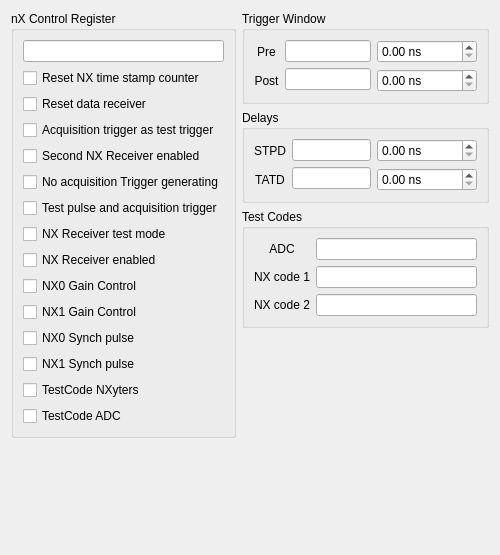
<?xml version="1.0" encoding="UTF-8"?>
<ui version="4.0">
 <class>GeneralNyxorWidget</class>
 <widget class="QWidget" name="GeneralNyxorWidget">
  <property name="geometry">
   <rect>
    <x>0</x>
    <y>0</y>
    <width>500</width>
    <height>555</height>
   </rect>
  </property>
  <property name="windowTitle">
   <string>Form</string>
  </property>
  <layout class="QGridLayout" name="gridLayout_5">
   <item row="0" column="0">
    <layout class="QVBoxLayout" name="verticalLayout_10">
     <item>
      <widget class="QGroupBox" name="nXControlRegistergroupBox">
       <property name="title">
        <string>nX Control Register</string>
       </property>
       <layout class="QGridLayout" name="gridLayout">
        <property name="topMargin">
         <number>9</number>
        </property>
        <property name="bottomMargin">
         <number>9</number>
        </property>
        <item row="0" column="0">
         <widget class="QLineEdit" name="nxControlEdit">
          <property name="toolTip">
           <string>nXyter Control Register value, below the bits are shown</string>
          </property>
         </widget>
        </item>
        <item row="1" column="0">
         <widget class="QCheckBox" name="nXTS_RSTBox">
          <property name="toolTip">
           <string> reset for nXyter time stamp counter</string>
          </property>
          <property name="text">
           <string>Reset NX time stamp counter</string>
          </property>
         </widget>
        </item>
        <item row="2" column="0">
         <widget class="QCheckBox" name="RnXRecBox">
          <property name="toolTip">
           <string> Reset of data receiver (only for testing)</string>
          </property>
          <property name="text">
           <string>Reset data receiver</string>
          </property>
         </widget>
        </item>
        <item row="3" column="0">
         <widget class="QCheckBox" name="EnAcqTasTTBox">
          <property name="toolTip">
           <string> Enabling of Acquisition Trigger as Test Trigger.</string>
          </property>
          <property name="text">
           <string>Acquisition trigger as test trigger</string>
          </property>
         </widget>
        </item>
        <item row="4" column="0">
         <widget class="QCheckBox" name="EnSnXRecBox">
          <property name="toolTip">
           <string>Enabling of the second nXyter’s Receiver</string>
          </property>
          <property name="text">
           <string>Second NX Receiver enabled</string>
          </property>
         </widget>
        </item>
        <item row="5" column="0">
         <widget class="QCheckBox" name="EnNAcqGBox">
          <property name="toolTip">
           <string> Not Acquisition Trigger generating.</string>
          </property>
          <property name="text">
           <string>No acquisition Trigger generating</string>
          </property>
         </widget>
        </item>
        <item row="6" column="0">
         <widget class="QCheckBox" name="EnTPAcqGBox">
          <property name="toolTip">
           <string> Test Pulse and Acquisition Trigger generating</string>
          </property>
          <property name="text">
           <string>Test pulse and acquisition trigger</string>
          </property>
         </widget>
        </item>
        <item row="7" column="0">
         <widget class="QCheckBox" name="EnRinTMBox">
          <property name="toolTip">
           <string> Enabling of nXyter’s receiver in test mode.</string>
          </property>
          <property name="text">
           <string>NX Receiver test mode</string>
          </property>
         </widget>
        </item>
        <item row="8" column="0">
         <widget class="QCheckBox" name="EnXRBox">
          <property name="toolTip">
           <string>Enable of nXyter’s receiver core.</string>
          </property>
          <property name="text">
           <string>NX Receiver enabled</string>
          </property>
         </widget>
        </item>
        <item row="9" column="0">
         <widget class="QCheckBox" name="GCtrlnx1Box">
          <property name="toolTip">
           <string> Gain control for nXyter 1</string>
          </property>
          <property name="text">
           <string>NX0 Gain Control</string>
          </property>
         </widget>
        </item>
        <item row="10" column="0">
         <widget class="QCheckBox" name="GCtrlnx2Box">
          <property name="toolTip">
           <string>Gain control for nXyter 2.</string>
          </property>
          <property name="text">
           <string>NX1 Gain Control</string>
          </property>
         </widget>
        </item>
        <item row="11" column="0">
         <widget class="QCheckBox" name="ESPulsenX1Box">
          <property name="toolTip">
           <string> Eabling of synch pulse for nXyter 1</string>
          </property>
          <property name="text">
           <string>NX0 Synch pulse</string>
          </property>
         </widget>
        </item>
        <item row="12" column="0">
         <widget class="QCheckBox" name="ESPulsenX2Box">
          <property name="toolTip">
           <string> Enabling of synch pulse for nXyter 2</string>
          </property>
          <property name="text">
           <string>NX1 Synch pulse</string>
          </property>
         </widget>
        </item>
        <item row="13" column="0">
         <widget class="QCheckBox" name="ETestCode2Box">
          <property name="toolTip">
           <string>. Enabling of test code for nXyter (no need from nXyter).
</string>
          </property>
          <property name="text">
           <string>TestCode NXyters</string>
          </property>
         </widget>
        </item>
        <item row="14" column="0">
         <widget class="QCheckBox" name="ETestCode1Box">
          <property name="toolTip">
           <string>Enabling of test code for ADC (no need from nXyter).
</string>
          </property>
          <property name="text">
           <string>TestCode ADC</string>
          </property>
         </widget>
        </item>
       </layout>
      </widget>
     </item>
     <item>
      <spacer name="verticalSpacer_2">
       <property name="orientation">
        <enum>Qt::Vertical</enum>
       </property>
       <property name="sizeHint" stdset="0">
        <size>
         <width>20</width>
         <height>40</height>
        </size>
       </property>
      </spacer>
     </item>
    </layout>
   </item>
   <item row="0" column="1">
    <layout class="QVBoxLayout" name="verticalLayout_9">
     <item>
      <widget class="QGroupBox" name="TriggerWindowgroupBox">
       <property name="title">
        <string>Trigger Window</string>
       </property>
       <layout class="QGridLayout" name="gridLayout_2">
        <item row="0" column="0">
         <layout class="QVBoxLayout" name="verticalLayout_3">
          <item>
           <widget class="QLabel" name="TriggerPreLabel">
            <property name="text">
             <string>Pre</string>
            </property>
            <property name="alignment">
             <set>Qt::AlignCenter</set>
            </property>
           </widget>
          </item>
          <item>
           <widget class="QLabel" name="TriggerPostLabel">
            <property name="text">
             <string>Post</string>
            </property>
            <property name="alignment">
             <set>Qt::AlignCenter</set>
            </property>
           </widget>
          </item>
         </layout>
        </item>
        <item row="0" column="1">
         <layout class="QVBoxLayout" name="verticalLayout">
          <item>
           <widget class="QLineEdit" name="TriggerPreLineEdit">
            <property name="toolTip">
             <string>Pre-Trigger Window register value</string>
            </property>
           </widget>
          </item>
          <item>
           <widget class="QLineEdit" name="TriggerPostLineEdit">
            <property name="toolTip">
             <string>Post-Trigger Window register value</string>
            </property>
           </widget>
          </item>
         </layout>
        </item>
        <item row="0" column="2">
         <layout class="QVBoxLayout" name="verticalLayout_2">
          <item>
           <widget class="QDoubleSpinBox" name="TriggerPreDoubleSpinBox">
            <property name="toolTip">
             <string>Pre-Trigger time in nanoseconds</string>
            </property>
            <property name="suffix">
             <string> ns</string>
            </property>
            <property name="maximum">
             <double>128000.000000000000000</double>
            </property>
            <property name="singleStep">
             <double>31.250000000000000</double>
            </property>
           </widget>
          </item>
          <item>
           <widget class="QDoubleSpinBox" name="TriggerPostDoubleSpinBox">
            <property name="toolTip">
             <string>Post-Trigger time in nanoseconds</string>
            </property>
            <property name="suffix">
             <string> ns</string>
            </property>
            <property name="maximum">
             <double>128000.000000000000000</double>
            </property>
            <property name="singleStep">
             <double>31.250000000000000</double>
            </property>
           </widget>
          </item>
         </layout>
        </item>
       </layout>
      </widget>
     </item>
     <item>
      <widget class="QGroupBox" name="DelaygroupBox">
       <property name="title">
        <string>Delays</string>
       </property>
       <layout class="QGridLayout" name="gridLayout_3">
        <item row="0" column="0">
         <layout class="QVBoxLayout" name="verticalLayout_4">
          <item>
           <widget class="QLabel" name="SecondTestPulseDelayLabel">
            <property name="text">
             <string>STPD</string>
            </property>
            <property name="alignment">
             <set>Qt::AlignCenter</set>
            </property>
           </widget>
          </item>
          <item>
           <widget class="QLabel" name="TestAcquisitionTriggerDelayLabel">
            <property name="text">
             <string>TATD</string>
            </property>
            <property name="alignment">
             <set>Qt::AlignCenter</set>
            </property>
           </widget>
          </item>
         </layout>
        </item>
        <item row="0" column="1">
         <layout class="QVBoxLayout" name="verticalLayout_5">
          <item>
           <widget class="QLineEdit" name="SecondTestPulseDelayLineEdit">
            <property name="toolTip">
             <string>nXyter Delay Register 1 (Second Test Pulse Delay)</string>
            </property>
           </widget>
          </item>
          <item>
           <widget class="QLineEdit" name="TestAcquisitionTriggerDelayLineEdit">
            <property name="toolTip">
             <string> nXyter Delay Register 2 (Test Acquisition Trigger Delay).
</string>
            </property>
           </widget>
          </item>
         </layout>
        </item>
        <item row="0" column="2">
         <layout class="QVBoxLayout" name="verticalLayout_6">
          <item>
           <widget class="QDoubleSpinBox" name="SecondTestPulseDelayDoubleSpinBox">
            <property name="toolTip">
             <string>Second Test Pulse Delay in nanoseconds</string>
            </property>
            <property name="suffix">
             <string> ns</string>
            </property>
            <property name="maximum">
             <double>128000.000000000000000</double>
            </property>
            <property name="singleStep">
             <double>31.250000000000000</double>
            </property>
           </widget>
          </item>
          <item>
           <widget class="QDoubleSpinBox" name="TestAcquisitionTriggerDelayDoubleSpinBox">
            <property name="toolTip">
             <string>Test Acquisition Trigger Delay in nanoseconds</string>
            </property>
            <property name="suffix">
             <string> ns</string>
            </property>
            <property name="maximum">
             <double>128000.000000000000000</double>
            </property>
            <property name="singleStep">
             <double>31.250000000000000</double>
            </property>
           </widget>
          </item>
         </layout>
        </item>
       </layout>
      </widget>
     </item>
     <item>
      <widget class="QGroupBox" name="TestCodegroupBox">
       <property name="title">
        <string>Test Codes</string>
       </property>
       <layout class="QGridLayout" name="gridLayout_4">
        <item row="0" column="0">
         <layout class="QVBoxLayout" name="verticalLayout_8">
          <item>
           <widget class="QLabel" name="ADCTestCodeLabel">
            <property name="text">
             <string>ADC</string>
            </property>
            <property name="alignment">
             <set>Qt::AlignCenter</set>
            </property>
           </widget>
          </item>
          <item>
           <widget class="QLabel" name="TestCodeNX1Label">
            <property name="text">
             <string>NX code 1</string>
            </property>
            <property name="alignment">
             <set>Qt::AlignCenter</set>
            </property>
           </widget>
          </item>
          <item>
           <widget class="QLabel" name="TestCodeNX2Label">
            <property name="text">
             <string>NX code 2</string>
            </property>
            <property name="alignment">
             <set>Qt::AlignCenter</set>
            </property>
           </widget>
          </item>
         </layout>
        </item>
        <item row="0" column="1">
         <layout class="QVBoxLayout" name="verticalLayout_7">
          <item>
           <widget class="QLineEdit" name="ADCTestCodeLineEdit">
            <property name="toolTip">
             <string>&lt;html&gt;&lt;head/&gt;&lt;body&gt;&lt;p&gt;nXyter ADC’s Test Code (NYXOR Self-Test Mode).&lt;/p&gt;&lt;p&gt;&lt;span style=&quot; font-weight:600;&quot;&gt;Note&lt;/span&gt;: When ESelfTest = ‘1’ (nXyter Control Register - TestCodeADC), then the code written in this register is provided as “ADC Data” (only in Self-Test Mode for NYXOR).&lt;/p&gt;&lt;p&gt;&lt;br/&gt;&lt;/p&gt;&lt;/body&gt;&lt;/html&gt;</string>
            </property>
           </widget>
          </item>
          <item>
           <widget class="QLineEdit" name="TestCodeNX1LineEdit">
            <property name="toolTip">
             <string>&lt;html&gt;&lt;head/&gt;&lt;body&gt;&lt;p&gt;nXyter’s Test Code 1 (NYXOR Self-Test Mode).&lt;/p&gt;&lt;p&gt;&lt;span style=&quot; font-weight:600;&quot;&gt;Note: &lt;/span&gt;When ESelfTest = ‘1’ (nXyter Control Register- TestCodeNXyters), then the code written in this register is used to emulate the data coming from nXyter (&lt;span style=&quot; font-weight:600;&quot;&gt;only in Self-Test Mode for NYXOR&lt;/span&gt;).&lt;/p&gt;&lt;p&gt;&lt;br/&gt;&lt;/p&gt;&lt;/body&gt;&lt;/html&gt;</string>
            </property>
           </widget>
          </item>
          <item>
           <widget class="QLineEdit" name="TestCodeNX2LineEdit">
            <property name="toolTip">
             <string>&lt;html&gt;&lt;head/&gt;&lt;body&gt;&lt;p&gt;nXyter’s Test Code 2 (NYXOR Self-Test Mode).&lt;/p&gt;&lt;p&gt;&lt;span style=&quot; font-weight:600;&quot;&gt;Note: &lt;/span&gt;When ESelfTest = ‘1’ (nXyter Control Register- TestCodeNXyters), then the code written in this register is used to emulate the data coming from nXyter (&lt;span style=&quot; font-weight:600;&quot;&gt;only in Self-Test Mode for NYXOR&lt;/span&gt;).&lt;/p&gt;&lt;p&gt;&lt;br/&gt;&lt;/p&gt;&lt;/body&gt;&lt;/html&gt;</string>
            </property>
           </widget>
          </item>
         </layout>
        </item>
       </layout>
      </widget>
     </item>
     <item>
      <spacer name="verticalSpacer">
       <property name="orientation">
        <enum>Qt::Vertical</enum>
       </property>
       <property name="sizeHint" stdset="0">
        <size>
         <width>20</width>
         <height>40</height>
        </size>
       </property>
      </spacer>
     </item>
    </layout>
   </item>
  </layout>
 </widget>
 <resources/>
 <connections/>
</ui>
